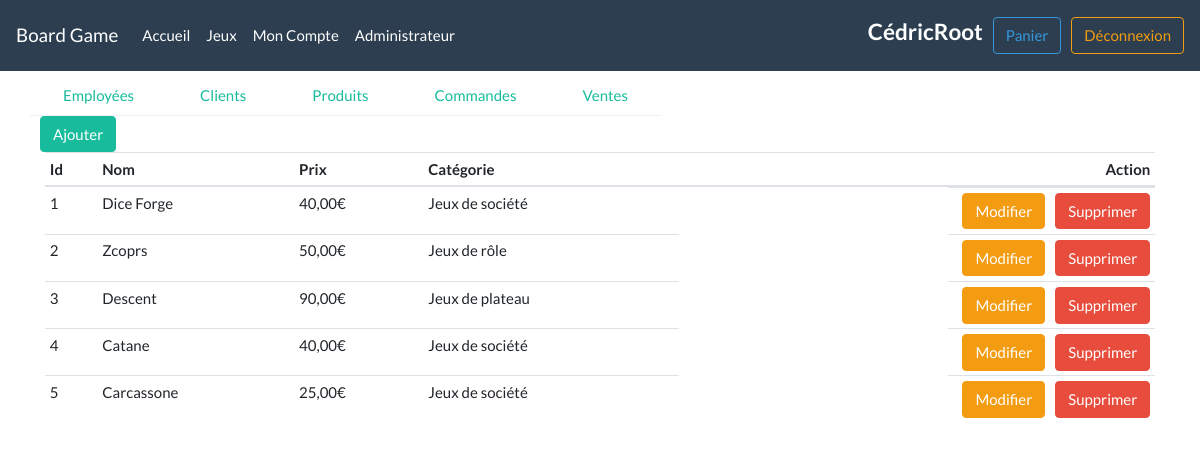
The page /admin?case=product (signed in) on the database its author committed.
### tables this page shows
CREATE TABLE products(
id INT AUTO_INCREMENT PRIMARY KEY,
productName VARCHAR(100) NOT NULL UNIQUE,
price DOUBLE (6,3) NOT NULL,
categorieId INT,
description VARCHAR(100),
imageLink VARCHAR(200),
FOREIGN KEY (categorieId) REFERENCES categories (id)
);

### models/product.php (called while the page is built, shortened)
<?php
Class Product{
  private $id;
  private $productName;
  private $price;
  private $categorieId;
  public static function getAll(){
    $pdo = DataBase::connect();
    $response = $pdo->query("SELECT * FROM products");
    $response->setFetchMode( PDO::FETCH_CLASS, "Product");
    $data = $response->fetchAll();
    return $data;
  }
  public static function categorieConvert(int $cat){
    switch($cat){
      case 1:
        return 'Jeux de société';
        break;
      case 2:
        return 'Jeux de rôle';
        break;
      case 3:
        return 'Jeux de plateau';
        break;
    }
  }
  public function getId(){
    return $this->id;
  }
  public function getProductName(){
    return $this->productName;
  }
  public function getPrice(){
    return $this->price;
  }
  public function getCategorieId(){
    return $this->categorieId;;
  }
}
?>

### views/product.php (the view, shortened to what this page needs)
<div class="row">
  <div class="col-0">
<?php
  if($_SESSION['roleId'] <= 2){
    echo '<a href="product?action=create"><button type="button" class="btn btn-success">Ajouter</button> </a>';
  }
  else {
    echo '<button type="button" class="btn btn-success disabled">Ajouter</button>';
  }
?>
  </div>
</div>
<table class="table table-sm">
  <thead>
    <tr>
      <th scope="col">Id</th>
      <th scope="col">Nom</th>
      <th scope="col">Prix</th>
      <th scope="col">Catégorie</th>
      <th scope="col" class="tr-right">Action</th>
    </tr>
  </thead>
  <tbody>
<?php
$row = FALSE;
foreach($data as $line){
  if($row == FALSE){
    echo '<tr> <td>' .
    $line->getId() . '</td> <td>' .
    $line->getProductName() . '</td> <td>' .
    number_format($line->getPrice(), 2, ',', ' ') . '€</td> <td>' .
    $cat = Product::categorieConvert($line->getCategorieId()) . '</td> <td class="td-right">';
    echo '<a href="product?action=update&id=' . $line->getId() .'"><button type="button" class="btn btn-warning"> Modifier</button></a>';
    if($_SESSION['roleId'] <= 3){
      echo '<a href="product?action=delete&id=' . $line->getId() .'"><button type="button" class="btn btn-danger"> Supprimer</button></a>';
    }
    else {
      echo '<button type="button" class="btn btn-danger disabled"> Supprimer</button>';
    }
    echo '</td> </tr>';
  }
  if($row == TRUE){
    echo '<tr> <td>' .
    $line->getId() . '</td> <td>' .
    $line->getProductName() . '</td> <td>' .
    number_format($line->getPrice(), 2, ',', ' ') . '€</td> <td>' .
    $cat = Product::categorieConvert($line->getCategorieId()) . '</td> <td class="td-right">';
    echo '<a href="product?action=update&id=' . $line->getId() .'"><button type="button" class="btn btn-warning"> Modifier</button></a>';
    if($_SESSION['roleId'] <= 3){
      echo '<a href="product?action=delete&id=' . $line->getId() .'"><button type="button" class="btn btn-danger"> Supprimer</button></a>';
    }
    else {
      echo '<button type="button" class="btn btn-danger disabled"> Supprimer</button>';
    }
    echo '</td> </tr>';
  }
  if($row == FALSE){
    $row = TRUE;
  }
  else{
    $row = FALSE;
  }
}
?>
  </tbody>
</table>

### style.css (style rules this page uses)
.td-right { float: right; border: none; }
.tr-right { text-align: right; }
button { margin-left: 10px; }

### rows shown on the page
products: id "1", productName "Dice Forge", price "40,00", categorieId "Jeux de société"
products: id "2", productName "Zcoprs", price "50,00", categorieId "Jeux de rôle"
products: id "3", productName "Descent", price "90,00", categorieId "Jeux de plateau"
products: id "4", productName "Catane", price "40,00", categorieId "Jeux de société"
products: id "5", productName "Carcassone", price "25,00", categorieId "Jeux de société"

### other values the page prints
$_SESSION['login'] "CédricRoot"
